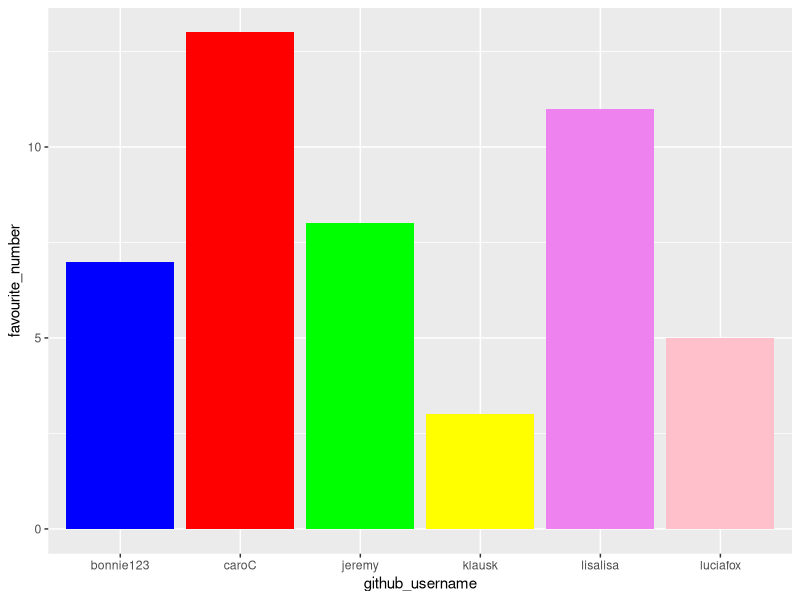
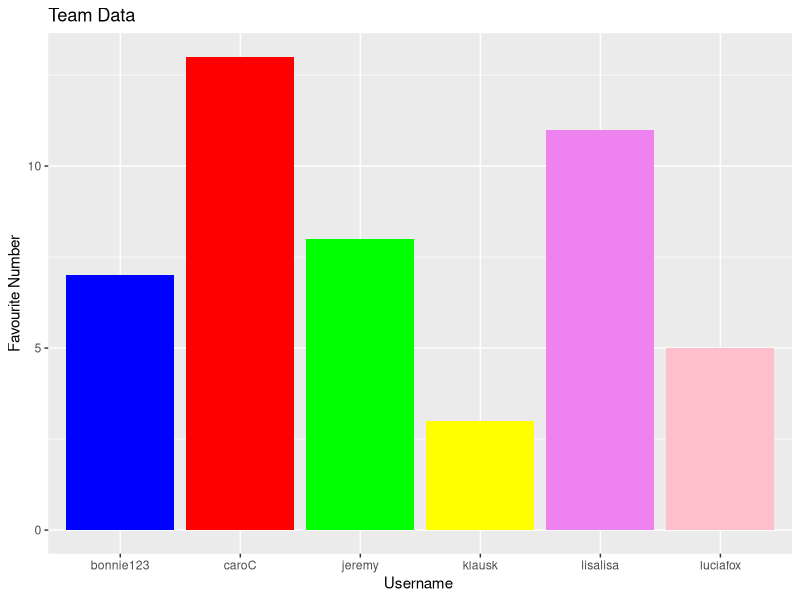
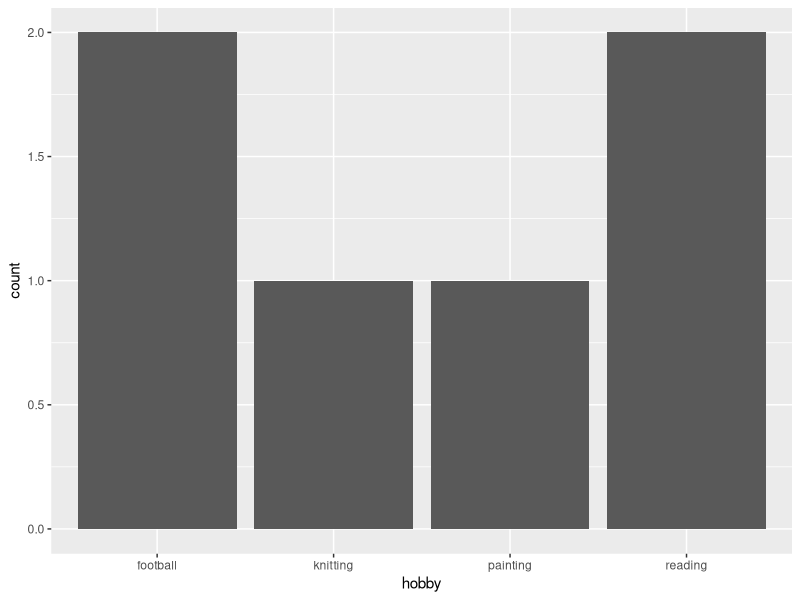

The R source for these figures, in order:
## ---- chunk 1
library(tidyverse) 
## ---- chunk 2
team_data <- tibble(
  name = c("Bonnie", "Caroline", "Klaus", "Lucia", "Lisa", "jeremy"),
  github_username = c("bonnie123", "caroC", "klausk", "luciafox", "lisalisa", "jeremy"),
  colour = c("blue", "red", "yellow", "pink", "violet", "green"),
  hobby = c("painting", "reading", "football", "reading", "knitting", "football"),
  favourite_number = c(7, 13, 3, 5, 11, 8)
)

team_data
## ---- chunk 3
p1 <- ggplot(data = team_data, 
             mapping = aes(x = github_username, 
                           y = favourite_number,
                           fill = colour), 
             ) +
   geom_col() +
   scale_fill_identity()
p1
## ---- chunk 4
p1 + labs(x = "Username ", 
          y = "Favourite Number",
          title = "Team Data")
## ---- chunk 5
p2 <- ggplot(team_data, aes(x = hobby)) +
  geom_bar()
p2
